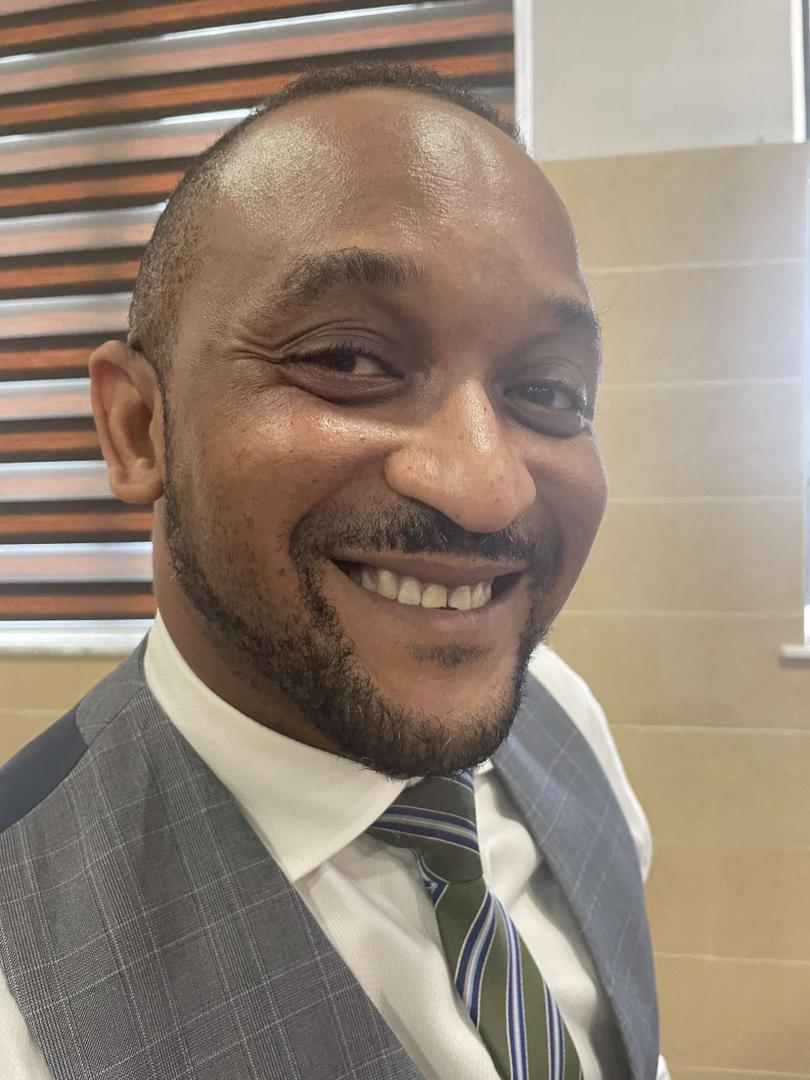
#> input picture img/default.jpg, 810 x 1080 px
$ python -i Project1.py   (imports and definitions only)
#> lines starting #> are read from the running program, lines starting #| are printed output that depends on the picture
#> further down, picture is the input picture: shape (1080, 810, 3); mean B, G, R 117.6, 132.1, 148
import cv2
import os
import matplotlib.pyplot as plt
import numpy as np

# [20 lines left out: function login, not called in this run]

def generate_filename(Username, Matno):
    return "img/" + Username + "_" + Matno + ".jpg"

# [11 lines left out: function list_operations, not called in this run]

def add_default_image(image):
    default = cv2.imread('img/default.jpg')

    image = cv2.resize(image, (500, 400))
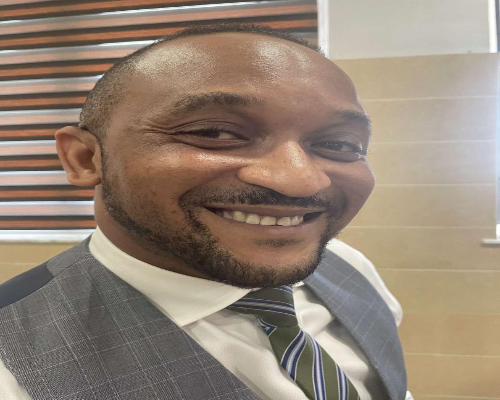
#> image: shape (400, 500, 3); mean of channels 0, 1, 2 117.5, 132, 147.9; drawn as B, G, R
    default = cv2.resize(default, (500, 400))

    addImage = cv2.addWeighted(image, 0.5, default, 0.6, 0)
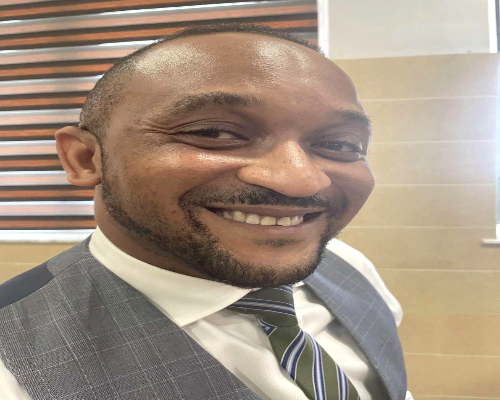
#> addImage: shape (400, 500, 3); mean of channels 0, 1, 2 129.1, 145.1, 162.6; drawn as B, G, R

    cv2.imshow('Weighted Image', addImage)

    if cv2.waitKey(0) & 0xff == 27:
#> (key Esc is pressed here)
        cv2.destroyAllWindows()

# [39 lines left out: functions adjust_brightness_contrast, color_inversion, image_scaling, not called in this run]

def gray_scale_conversion(image):
    pass

# [35 lines left out: functions noise_removal, image_sharpening, save_image, not called in this run]

def exit_program():
    exit()


# [30 lines left out: function main, not called in this run]


# [1 line not run here, left out]

>>> import cv2
>>> picture = cv2.imread('../img/default.jpg')
>>> result = add_default_image(picture)
